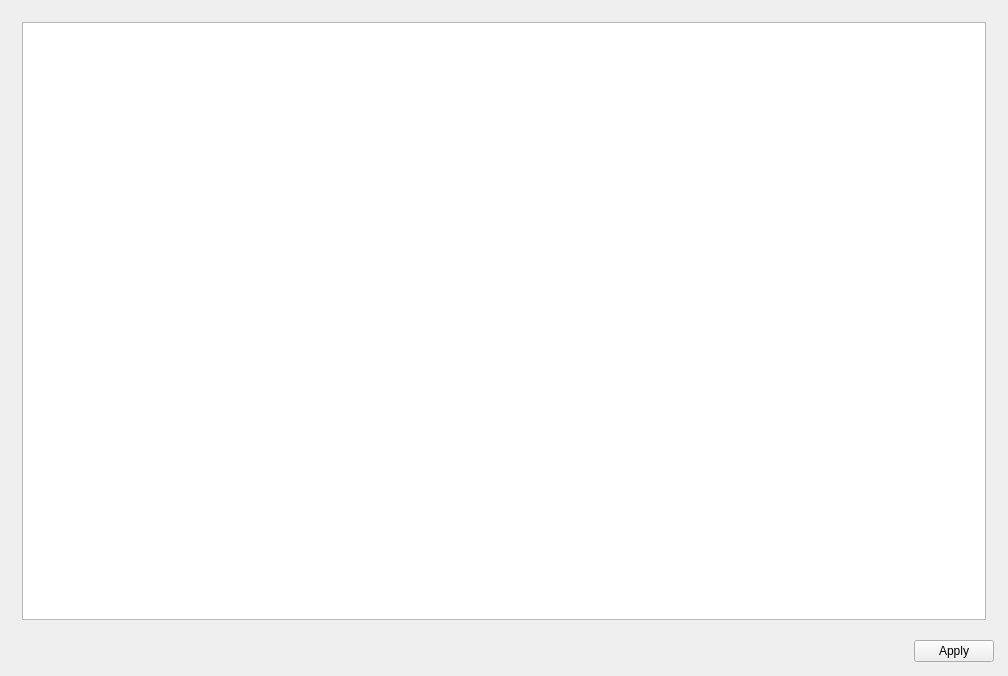
<?xml version="1.0" encoding="UTF-8"?>
<ui version="4.0">
 <class>CameraStitchingPage</class>
 <widget class="QWidget" name="CameraStitchingPage">
  <property name="geometry">
   <rect>
    <x>0</x>
    <y>0</y>
    <width>1008</width>
    <height>676</height>
   </rect>
  </property>
  <property name="windowTitle">
   <string>CameraStitchingPage</string>
  </property>
  <layout class="QGridLayout" name="gridLayout_3">
   <item row="0" column="0">
    <widget class="QWidget" name="widget" native="true">
     <layout class="QGridLayout" name="gridLayout_2">
      <item row="0" column="0">
       <widget class="QGraphicsView" name="graphicsView"/>
      </item>
     </layout>
    </widget>
   </item>
   <item row="1" column="0">
    <widget class="QWidget" name="widgetControl" native="true">
     <layout class="QGridLayout" name="gridLayout">
      <property name="leftMargin">
       <number>3</number>
      </property>
      <property name="topMargin">
       <number>3</number>
      </property>
      <property name="rightMargin">
       <number>3</number>
      </property>
      <property name="bottomMargin">
       <number>3</number>
      </property>
      <item row="0" column="0">
       <spacer name="horizontalSpacer">
        <property name="orientation">
         <enum>Qt::Horizontal</enum>
        </property>
        <property name="sizeHint" stdset="0">
         <size>
          <width>900</width>
          <height>20</height>
         </size>
        </property>
       </spacer>
      </item>
      <item row="0" column="1">
       <widget class="QPushButton" name="pushButtonApply">
        <property name="text">
         <string>Apply</string>
        </property>
       </widget>
      </item>
     </layout>
    </widget>
   </item>
  </layout>
 </widget>
 <layoutdefault spacing="6" margin="11"/>
 <resources/>
 <connections/>
</ui>
